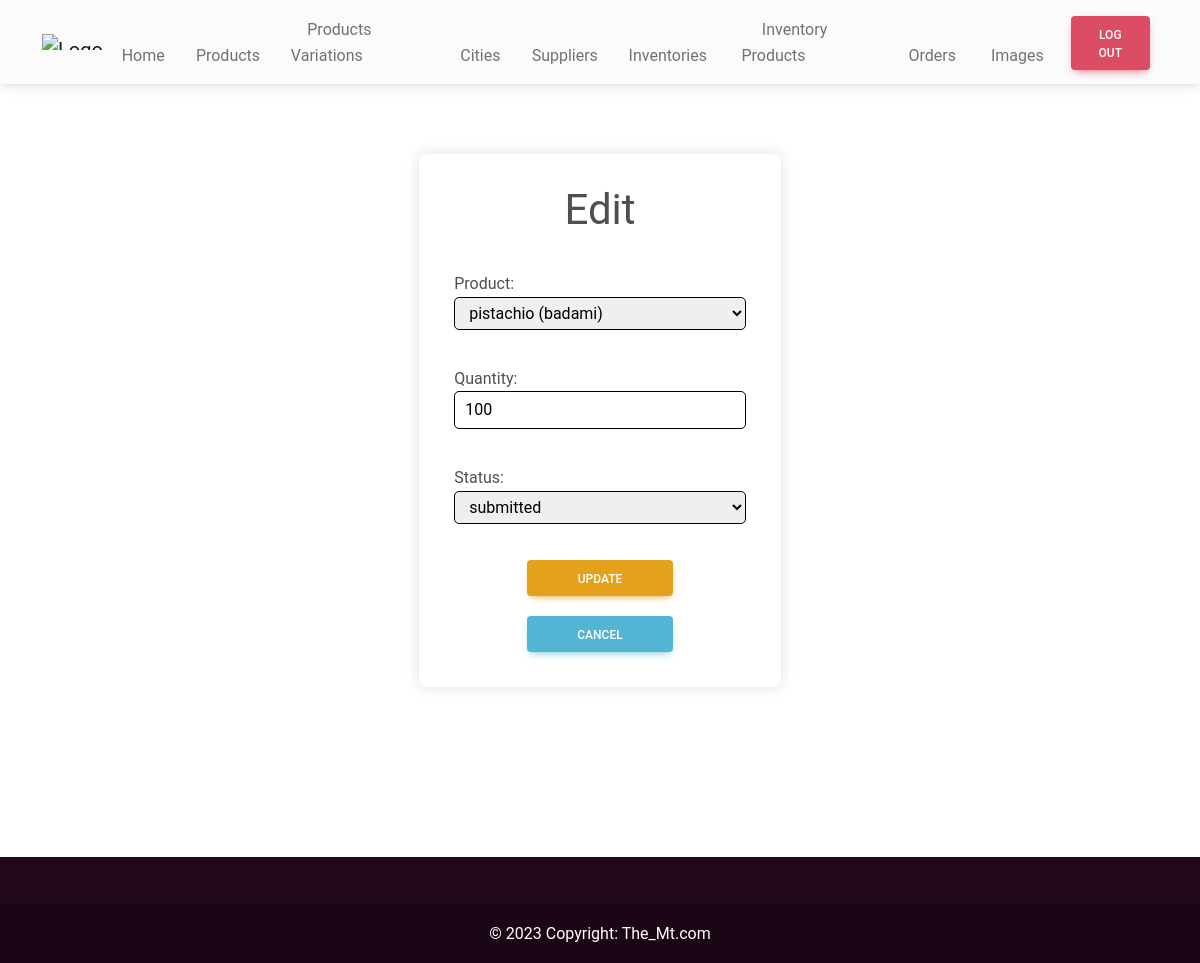
The app's page /adminHome/adminOrderUpdate/1/ (signed in) with its own data.
### shop/models.py (models this page shows, shortened)
class Order(models.Model):
    user = models.ForeignKey(CustomUser, on_delete=models.CASCADE,default='')
    product = models.ForeignKey(InventoryProduct, on_delete=models.CASCADE,default='')
    quantity = models.PositiveIntegerField(blank=False, null=False, default=0)
    SUBMITTED = 'submitted'
    READY_TO_SEND = 'ready to send'
    STATUS_CHOICES = [(SUBMITTED, 'submitted'),
        (READY_TO_SEND, 'ready to send'),]
    status = models.CharField(max_length=50, choices=STATUS_CHOICES, default=SUBMITTED)

### shop/views.py (the view)
# urls.py: path('adminHome/adminOrderUpdate/<int:pk>/', AdminOrderUpdateView.as_view(), name='adminOrderUpdate'),
class AdminOrderUpdateView(LoginRequiredMixin, UpdateView):
    model = Order
    template_name = 'adminOrderUpdate.html'
    fields = ["product",'quantity','status']

### shop/models.py (called while the page is built)
    def __str__(self):
        return self.productId.name

### templates/adminOrderUpdate.html
{% extends 'adminBase.html' %} {% load static %} {% block cssLinks %}
<link rel="stylesheet" href="{% static 'css/adminOrder.css' %}" />
{% endblock cssLinks %} {% block content %}
<section class="adminOrderUpdate mb-14">
  <div class="container">
    <div class="card">
      <form action="" method="POST">
        <legend>Edit</legend>
        {% csrf_token %} {{ form.as_p }}
        <input class="btn btn-warning" type="submit" value="Update" />
        <a href="{% url 'adminOrderList' %}" class="btn btn-info">cancel</a>
      </form>
    </div>
  </div>
</section>
{% endblock content %}

### static/css/adminOrder.css (style rules this page uses)
section.adminOrderUpdate { width: 100%; padding: 20px; }
section.adminOrderUpdate > .container { display: flex; width: 80%; flex-flow: row; justify-content: center; align-items: center; margin-top: 50px; }
@media screen and (min-width: 992px) { section.adminOrderUpdate > .container > .card { width: 40%; padding: 15px; row-gap: 50px; box-shadow: 0px 0px 14px 0px rgba(36, 48, 110, 0.15); } }
section.adminOrderUpdate > .container > .card > form { display: flex; width: 100%; flex-flow: column; justify-content: center; align-items: center; row-gap: 20px; padding: 20px; }
section.adminOrderUpdate > .container > .card > form > legend { width: 100%; text-align: center; font-size: 42px; line-height: 42px; text-transform: capitalize; margin-bottom: 20px; }
section.adminOrderUpdate > .container > .card > form > p { display: flex; width: 100%; flex-flow: column nowrap; justify-content: center; align-items: start; }
section.adminOrderUpdate > .container > .card > form > p > input, section.adminOrderUpdate > .container > .card > form > p > select { width: 100%; border: 1px solid black; border-radius: 5px; padding: 5px 10px; }
section.adminOrderUpdate > .container > .card > form > input, section.adminOrderUpdate > .container > .card > form > a { width: 50%; }

### records on screen
Order: product "pistachio (badami)", quantity "100", status "submitted"
